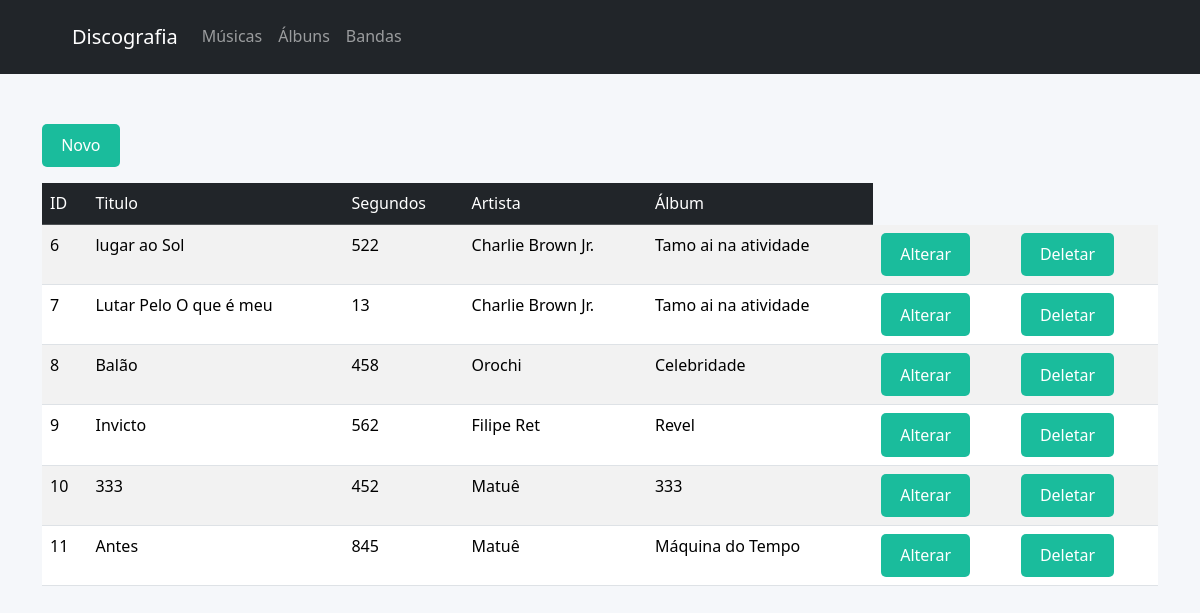
The page /disco/musica_list/ on the database as committed earlier.
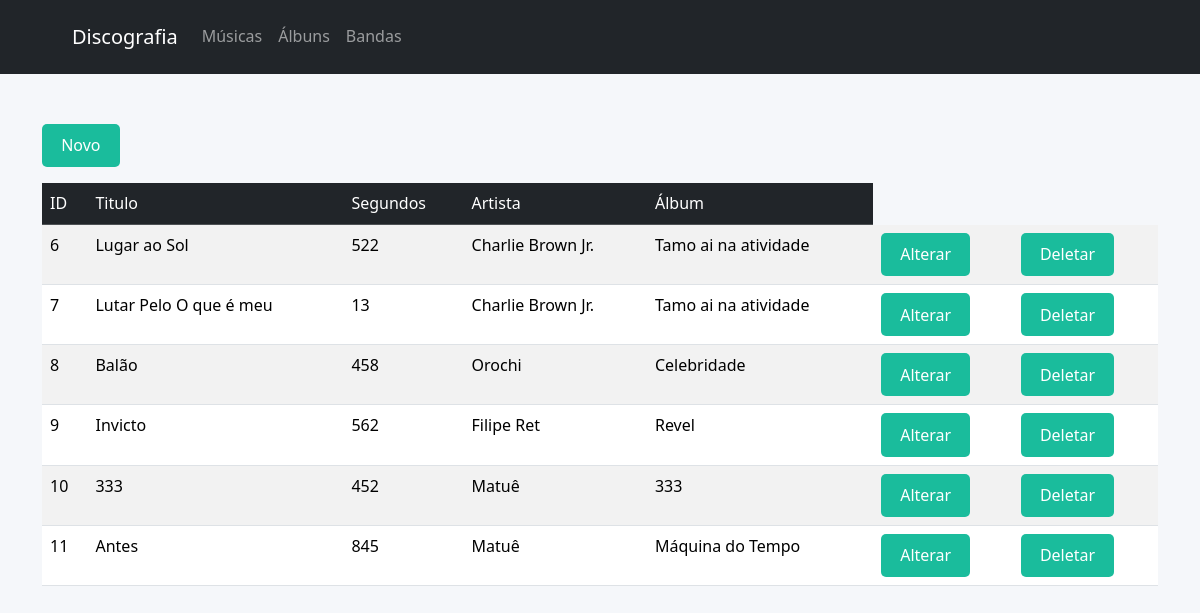
The same page on the database as committed later.
### disco/models.py (models this page shows, shortened)
class Musicas(models.Model):
    titulo = models.CharField('Titulo',max_length=200)
    segundos = models.IntegerField('Segundos',default=0)
    album = models.ForeignKey(Albuns,on_delete=models.PROTECT)

class Albuns (models.Model):
    titulo = models.CharField('Titulo',max_length = 200)
    banda = models.ForeignKey(Bandas, on_delete=models.PROTECT)
    data = models.DateField('Data',null=False)
    capa = models.ImageField('Capa', upload_to='capas/',blank=True,null=True)
    def __str__ (self):
        return self.titulo
    class Meta:
        verbose_name = 'Album'
        verbose_name_plural = 'Albuns'
        ordering = ['titulo']

class Bandas(models.Model):
    nome = models.CharField('Nome',max_length = 200)
    class Meta:
        verbose_name = 'Banda'
        verbose_name_plural = 'Bandas'
        ordering = ['nome']

### disco/views.py (the view)
# urls.py: path('musica_list/',musica_list, name='musica_list'),
def musica_list(request):
    musicas = Musicas.objects.filter()
    template_name = 'musica_list.html'
    context = {
        'musicas' : musicas
    }
    return render (request, template_name,context)

### disco/templates/musica_list.html
{% extends 'base.html' %}
{% block conteudo %}
<br>
<a href="{% url 'musica:musica_new' %}" class="btn btn-primary mb-3">Novo</a>
<table class="table table-striped table-hover">
    <thead class="table-dark">
        <tr>
            <td>ID</td>
            <td>Titulo</td>
            <td>Segundos</td>
            <td>Artista</td>
            <td>Álbum</td>
        </tr>
    </thead>
    {% for musica in musicas %}
    <tr>
        <td>{{ musica.id }}</td>
        <td>{{ musica.titulo }}</td>
        <td>{{ musica.segundos }}</td>
        <td>{{ musica.album.banda.nome }}</td>
        <td>{{ musica.album }}</td>
        <td><a href="{% url 'musica:musica_edit' musica.id %}" class="btn btn-secundary btn-sm">Alterar</a></td>
        <td><a href="{% url 'musica:musica_delete' musica.id %}" class="btn btn-danger btn-sm">Deletar</a></td>
    </tr>
    {% endfor %}
</table>
{% endblock %}

Rows that differ between the two databases and show on the page:
changed Musicas id 6: titulo "lugar ao Sol" → "Lugar ao Sol"
